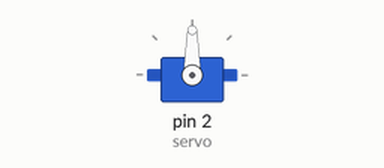
The sketch below on a simulated Arduino Uno, built with avr-gcc and run on an emulated ATmega328P. Parts: servo.

Above: at 2.05 s.
Timing chart, 0 to 6.6 s (numbered marks = the images above):
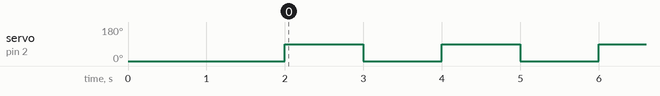

Measured:
- by itself, servo on pin 2 (servo): alternates 90° for 1.0 s and 0° for 1.0 s

The sketch:

SERVO.ino
```cpp
#include <Servo.h>

Servo servo;

void setup() {
servo.attach(2); //D4
servo.write(0);
delay(2000);
}

void loop() {
servo.write(90);
delay(1000);
servo.write(0);
delay(1000);
}
```
